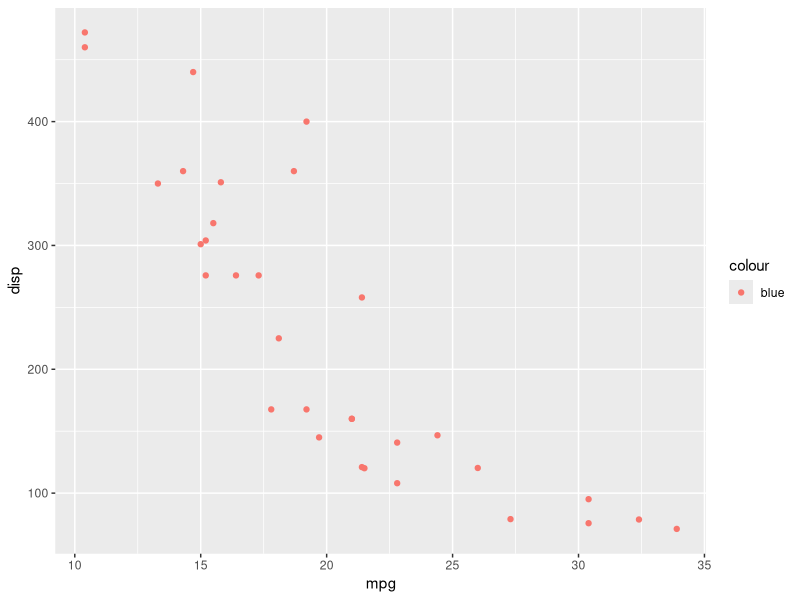
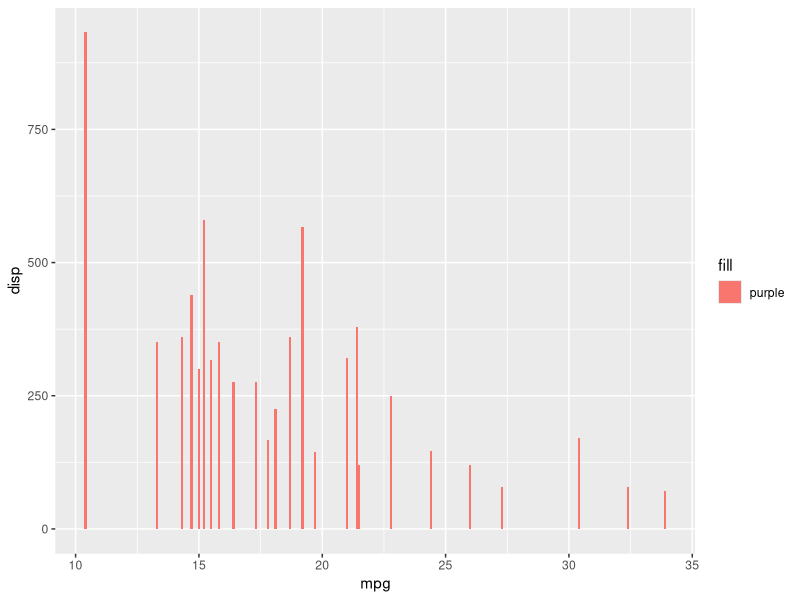

R code for these plots, in order:
# Example one

library(dplyr)

tibble(date = "2020-01-01") %>%
  mutate(year = case_when(
    date <= "2020-12-31" & date >= "2020-01-01" ~ 2020,
    is.na(date) ~ NA
  ))

# Example two

library(ggplot2)

ggplot(mtcars, aes(x = mpg, y = disp, colour = "blue")) +
  geom_point()

ggplot(mtcars, aes(x = mpg, y = disp, fill = "purple")) +
  geom_col()
